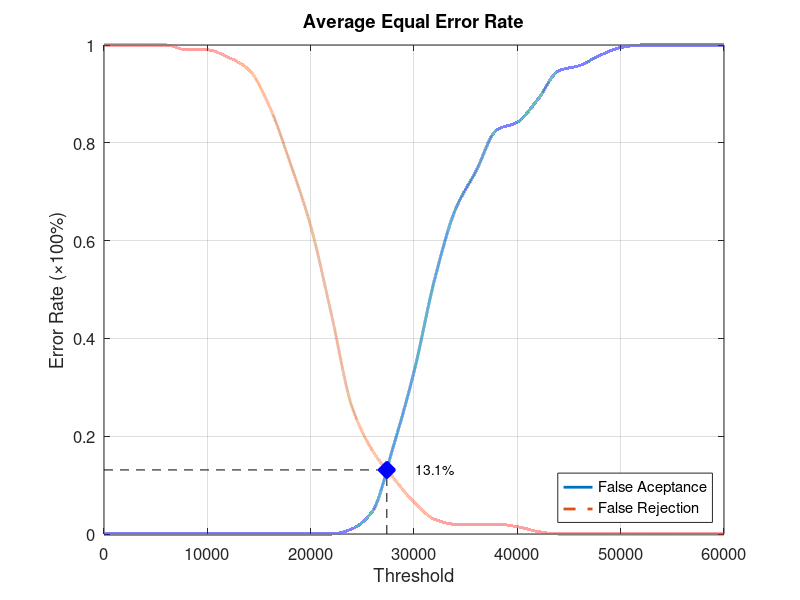
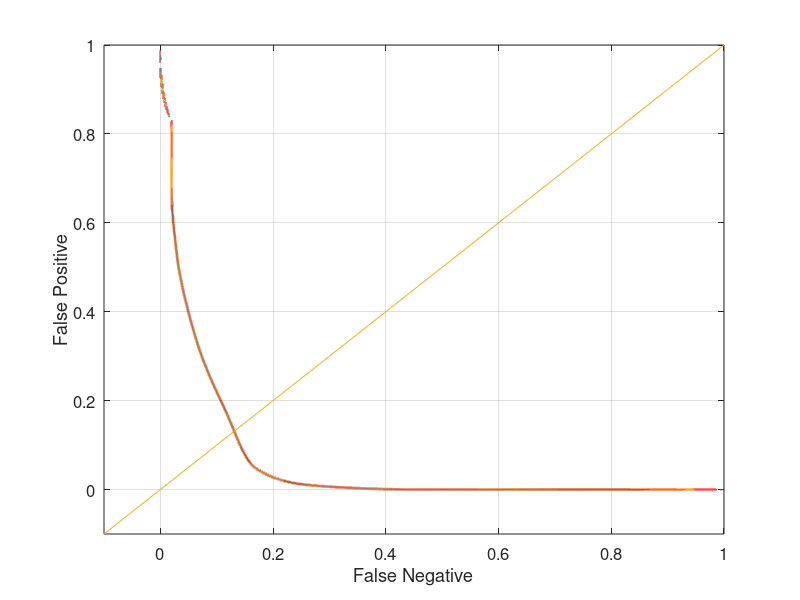

Write MATLAB code to recreate these figures, in order.
function yEER = Database5_2
close all;
clear;
clc;
x = 0:2000:60000;
xq = 0:0.5:60000;

y0 = [0 0 0 0 0 0 0 0 0 0 0 0 0.0105263 0.0473684 0.178947 0.331579 0.521053 0.663158 0.742105 0.826316 0.842105 0.889474 0.947368 0.957895 0.978947 0.994737 1 1 1 1 1];
yy0 = interp1(x, y0, xq, 'pchip');
y1 = [1 1 1 1 0.99 0.99 0.975 0.95 0.875 0.76 0.63 0.45 0.26 0.17 0.115 0.065 0.03 0.02 0.02 0.02 0.015 0.005 0 0 0 0 0 0 0 0 0];
yy1 = interp1(x, y1, xq, 'pchip');

% Calculating EER: 
y2 = abs(y0 - y1);
find(y2 == min(y2))
yy2 = abs(yy0 - yy1);
xEER = find(yy2 == min(yy2));
xEERIndex = xq(xEER) % X-axis EER
yEER = yy0(xEER) % Y-axis EER

main = figure
plot(xq, yy0,'-','LineWidth', 2);	hold on
plot(xq, yy1,'--','LineWidth', 2);	hold on
plot([xEERIndex xEERIndex], [0 yEER], 'k--');	hold on
plot([0 xEERIndex], [yEER yEER], 'k--');	hold on
plot(xEERIndex, yEER, 'bx', 'LineWidth', 10);	hold on
text(xEERIndex + 10 * xEERIndex / 100, yEER, [num2str(round((10000 * yEER)) / 100) '%'])
legend('False Aceptance', 'False Rejection', 'Location', 'SouthEast')
xlabel('Threshold')
ylabel('Error Rate (\times100%)')
title('Average Equal Error Rate')
set(gca, 'FontSize', 12)
axis([0 60000 0 1])
grid on

print(main, 'Database5_2Main', '-dpng');
FNRxFPR = figure('Color', [1 1 1]);
plot(yy1, yy0, '-', yy1, yy0, 'LineWidth', 2);
hold on
y = -0.1:0.1:1
plot(y, y); 
set(gca, 'FontSize', 12)
xlabel('False Negative')
ylabel('False Positive')
axis([-0.1 1 -0.1 1])
set(gca, 'FontSize', 12)
grid on

print(FNRxFPR, 'Database5_2FNRxFPR','-dpng');
end
